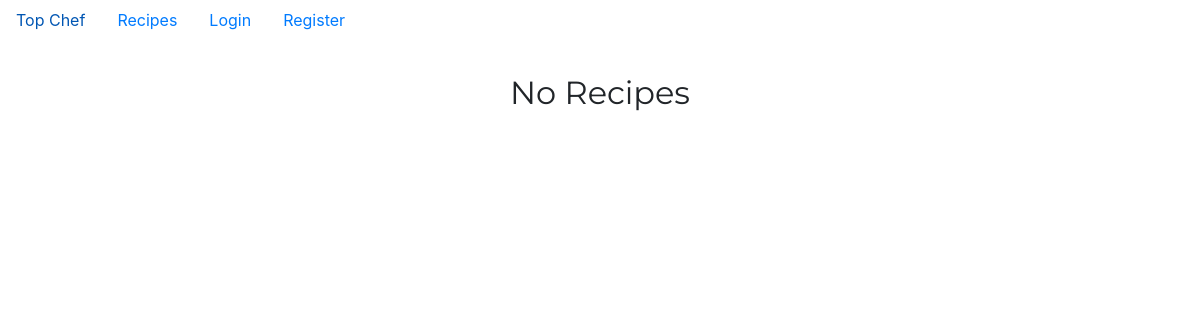
The page /recipe/recipe_list on the database as committed earlier.
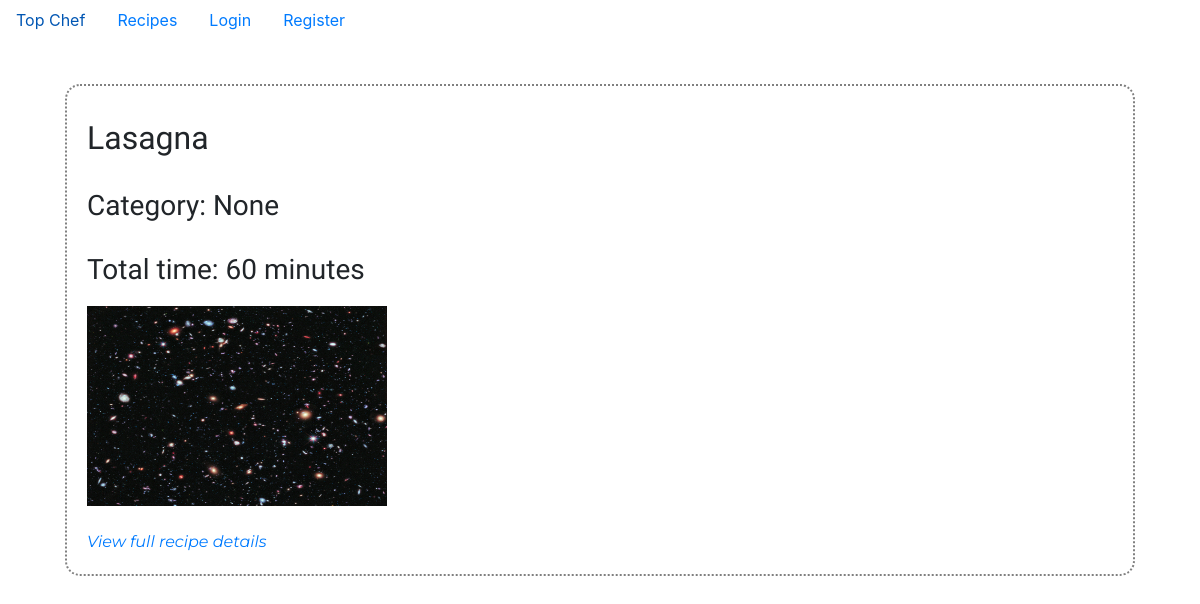
The same page on the database as committed later.
### recipeapp/models.py (models this page shows)
class Recipe(models.Model):
    user = models.ForeignKey(User, on_delete=models.CASCADE, related_name='author')
    category = models.ForeignKey(Category, on_delete=models.SET_NULL, related_name='category', null=True, blank=True)
    title = models.CharField(max_length=50)
    description = models.CharField(max_length=500)
    time = models.CharField(max_length=30)
    difficulty = models.CharField(max_length=20)
    serves = models.IntegerField()
    ingredients = models.CharField(max_length=400)
    method = models.CharField(max_length=800)
    rating = models.IntegerField(default=0)
    image = models.FileField(upload_to='media/', blank=True, null=True)

### recipeapp/views.py (the view)
# urls.py: path('recipe/recipe_list', recipe_list, name='recipe_list'),
def recipe_list(request):
    recipe_list = Recipe.objects.all()
    return render(request, 'recipe_list.html', {'recipe_list': recipe_list})

### recipeapp/templates/recipe_list.html (shortened to what this page needs)
{% extends 'base.html' %}
{% block content %}
<div class="container">
      <br />
      {% for recipe in recipe_list %}
        <div style="border: 2px dotted gray; border-radius:15px; padding:20px; margin:20px;">
            <h2  style="line-height: 2; text-align: left; font-family:Cookie; font-weight:300;"> {{ recipe.title}} </h2>
            <h3  style="line-height: 2; text-align: left; font-family:Cookie; font-weight:300;"> Category: {{recipe.category}} </h3>
            <h3  style="line-height: 2; text-align: left; font-family:Cookie; font-weight:300;"> Total time: {{recipe.time}} </h3>
            {% if recipe.image %}
                <img style="height:200px; width:300px;" src="{{recipe.image.url}}" >
                <br />
            {% endif %}
            <br />
            <span style="line-height: 1.5; text-align: left; font-family:Montserrat; margin:auto; font-weight:400; font-style:italic">
                <a href="{% url 'recipe_detail' recipe.id %}"> View full recipe details </a>
            </span>
        </div>
      {% empty %}
        <h2  style="line-height: 1.8; text-align: center; font-family:Montserrat; font-weight:400; font-style:normal"> No Recipes </h2>
      {% endfor %}
</div>
{% endblock %}

### recipeapp/templates/base.html (shortened to what this page needs)
{% load static %}
<html>
  <head>
    <link rel="stylesheet" href="{% static 'css/bootstrap.min.css' %}" />
  </head>
  <body>
    {% include 'nav.html' %}
    {% block content %}
    {% endblock %}
  </body>
</html>

### recipeapp/templates/nav.html
<ul class="nav">
  <li class="nav-item">
    <a class="nav-link active" href="{% url 'category_list' %}"> Top Chef </a>
  </li>
  <li class="nav-item">
    <a class="nav-link active" href="{% url 'recipe_list' %}">Recipes</a>
  </li>
  {% if user.is_authenticated %}
    <li class="nav-item">
      <a class="nav-link active" href="{% url 'user_profile' user.id %}">Hello, {{ user.username }}</a>
    </li>
    {% if user.is_superuser %}
    <li class="nav-item">
      <a class="nav-link active" href="{% url 'admin:index' %}">Admin</a>
    </li>
    {% endif %}
    <li class="nav-item">
      <a class="nav-link active" href="{% url 'logout' %}">Logout</a>
    </li>
  {% else %}
    <li class="nav-item">
      <a class="nav-link active" href="{% url 'login' %}">Login</a>
    </li>
    <li class="nav-item">
      <a class="nav-link active" href="{% url 'register' %}">Register</a>
    </li>
  {% endif %}
  </ul>

Rows that differ between the two databases and show on the page:
added Recipe: title "Lasagna", category "None", time "60 minutes", image (picture)
Other text that changed with them:
text no longer shown: "No Recipes"
